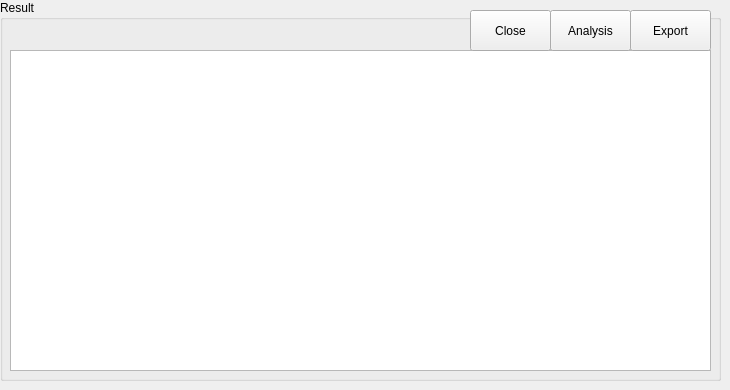
    <widget class="QWidget" name="data_tab">
     <attribute name="title">
      <string>Data</string>
     </attribute>
     <widget class="QGroupBox" name="groupBox_3">
      <property name="geometry">
       <rect>
        <x>0</x>
        <y>0</y>
        <width>721</width>
        <height>381</height>
       </rect>
      </property>
      <property name="title">
       <string>Result</string>
      </property>
      <widget class="QTableView" name="table_results_2">
       <property name="geometry">
        <rect>
         <x>10</x>
         <y>50</y>
         <width>701</width>
         <height>321</height>
        </rect>
       </property>
      </widget>
      <widget class="QPushButton" name="close_btn_2">
       <property name="geometry">
        <rect>
         <x>470</x>
         <y>10</y>
         <width>81</width>
         <height>41</height>
        </rect>
       </property>
       <property name="text">
        <string>Close</string>
       </property>
      </widget>
      <widget class="QPushButton" name="finish_btn_2">
       <property name="geometry">
        <rect>
         <x>550</x>
         <y>10</y>
         <width>81</width>
         <height>41</height>
        </rect>
       </property>
       <property name="text">
        <string>Analysis</string>
       </property>
      </widget>
      <widget class="QPushButton" name="finish_btn_3">
       <property name="geometry">
        <rect>
         <x>630</x>
         <y>10</y>
         <width>81</width>
         <height>41</height>
        </rect>
       </property>
       <property name="text">
        <string>Export</string>
       </property>
      </widget>
     </widget>
    </widget>
